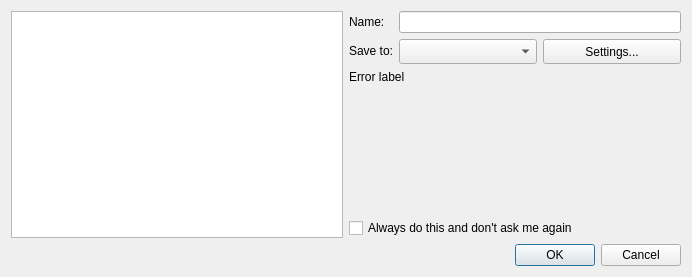
<?xml version="1.0" encoding="UTF-8"?>
<ui version="4.0">
 <class>SaveScreenshotDialog</class>
 <widget class="QDialog" name="SaveScreenshotDialog">
  <property name="windowModality">
   <enum>Qt::WindowModal</enum>
  </property>
  <property name="geometry">
   <rect>
    <x>0</x>
    <y>0</y>
    <width>692</width>
    <height>277</height>
   </rect>
  </property>
  <property name="sizePolicy">
   <sizepolicy hsizetype="Fixed" vsizetype="Fixed">
    <horstretch>0</horstretch>
    <verstretch>0</verstretch>
   </sizepolicy>
  </property>
  <property name="windowTitle">
   <string>Save Screenshot - ScreenCloud</string>
  </property>
  <layout class="QVBoxLayout" name="verticalLayout">
   <item>
    <layout class="QHBoxLayout" name="horizontalLayout_2">
     <item>
      <widget class="ScreenshotThumbView" name="graphicsView">
       <property name="verticalScrollBarPolicy">
        <enum>Qt::ScrollBarAlwaysOff</enum>
       </property>
       <property name="horizontalScrollBarPolicy">
        <enum>Qt::ScrollBarAlwaysOff</enum>
       </property>
       <property name="interactive">
        <bool>false</bool>
       </property>
       <property name="renderHints">
        <set>QPainter::Antialiasing|QPainter::TextAntialiasing</set>
       </property>
      </widget>
     </item>
     <item>
      <layout class="QVBoxLayout" name="verticalLayout_4">
       <item>
        <layout class="QFormLayout" name="formLayout">
         <property name="sizeConstraint">
          <enum>QLayout::SetDefaultConstraint</enum>
         </property>
         <property name="fieldGrowthPolicy">
          <enum>QFormLayout::AllNonFixedFieldsGrow</enum>
         </property>
         <item row="1" column="0">
          <widget class="QLabel" name="label_2">
           <property name="text">
            <string>Name:</string>
           </property>
          </widget>
         </item>
         <item row="1" column="1">
          <widget class="QLineEdit" name="input_name">
           <property name="maxLength">
            <number>50</number>
           </property>
          </widget>
         </item>
         <item row="4" column="0">
          <widget class="QLabel" name="label">
           <property name="text">
            <string>Save to:</string>
           </property>
          </widget>
         </item>
         <item row="4" column="1">
          <layout class="QHBoxLayout" name="horizontalLayout">
           <item>
            <widget class="QComboBox" name="comboBox_uploaders">
             <property name="sizePolicy">
              <sizepolicy hsizetype="Preferred" vsizetype="Fixed">
               <horstretch>0</horstretch>
               <verstretch>0</verstretch>
              </sizepolicy>
             </property>
             <property name="minimumSize">
              <size>
               <width>0</width>
               <height>25</height>
              </size>
             </property>
            </widget>
           </item>
           <item>
            <widget class="QPushButton" name="button_settings">
             <property name="sizePolicy">
              <sizepolicy hsizetype="Minimum" vsizetype="Preferred">
               <horstretch>0</horstretch>
               <verstretch>0</verstretch>
              </sizepolicy>
             </property>
             <property name="minimumSize">
              <size>
               <width>0</width>
               <height>21</height>
              </size>
             </property>
             <property name="text">
              <string>Settings...</string>
             </property>
            </widget>
           </item>
          </layout>
         </item>
        </layout>
       </item>
       <item>
        <widget class="QLabel" name="label_error">
         <property name="enabled">
          <bool>true</bool>
         </property>
         <property name="sizePolicy">
          <sizepolicy hsizetype="Fixed" vsizetype="Maximum">
           <horstretch>0</horstretch>
           <verstretch>0</verstretch>
          </sizepolicy>
         </property>
         <property name="text">
          <string>Error label</string>
         </property>
         <property name="wordWrap">
          <bool>true</bool>
         </property>
        </widget>
       </item>
       <item>
        <spacer name="verticalSpacer">
         <property name="orientation">
          <enum>Qt::Vertical</enum>
         </property>
         <property name="sizeHint" stdset="0">
          <size>
           <width>20</width>
           <height>40</height>
          </size>
         </property>
        </spacer>
       </item>
       <item>
        <widget class="QCheckBox" name="checkBox_always">
         <property name="text">
          <string>Always do this and don't ask me again</string>
         </property>
        </widget>
       </item>
      </layout>
     </item>
    </layout>
   </item>
   <item>
    <widget class="QDialogButtonBox" name="buttonBox">
     <property name="orientation">
      <enum>Qt::Horizontal</enum>
     </property>
     <property name="standardButtons">
      <set>QDialogButtonBox::Cancel|QDialogButtonBox::Ok</set>
     </property>
     <property name="centerButtons">
      <bool>false</bool>
     </property>
    </widget>
   </item>
  </layout>
 </widget>
 <customwidgets>
  <customwidget>
   <class>ScreenshotThumbView</class>
   <extends>QGraphicsView</extends>
   <header>gui-elements/screenshotthumbview.h</header>
  </customwidget>
 </customwidgets>
 <tabstops>
  <tabstop>buttonBox</tabstop>
  <tabstop>input_name</tabstop>
  <tabstop>comboBox_uploaders</tabstop>
  <tabstop>button_settings</tabstop>
  <tabstop>checkBox_always</tabstop>
  <tabstop>graphicsView</tabstop>
 </tabstops>
 <resources/>
 <connections>
  <connection>
   <sender>buttonBox</sender>
   <signal>accepted()</signal>
   <receiver>SaveScreenshotDialog</receiver>
   <slot>accept()</slot>
   <hints>
    <hint type="sourcelabel">
     <x>248</x>
     <y>254</y>
    </hint>
    <hint type="destinationlabel">
     <x>157</x>
     <y>274</y>
    </hint>
   </hints>
  </connection>
  <connection>
   <sender>buttonBox</sender>
   <signal>rejected()</signal>
   <receiver>SaveScreenshotDialog</receiver>
   <slot>reject()</slot>
   <hints>
    <hint type="sourcelabel">
     <x>316</x>
     <y>260</y>
    </hint>
    <hint type="destinationlabel">
     <x>286</x>
     <y>274</y>
    </hint>
   </hints>
  </connection>
 </connections>
</ui>
